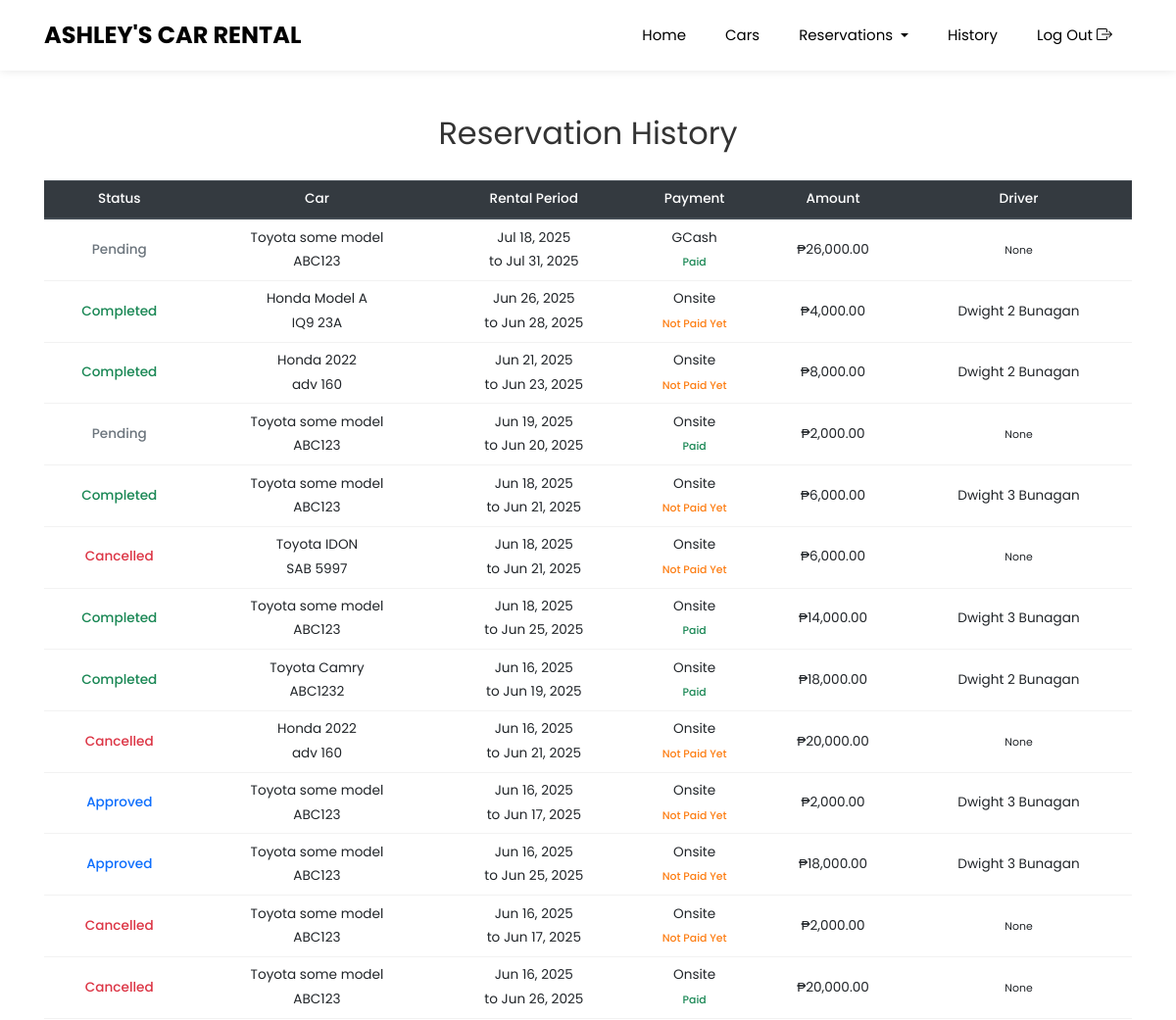
Page /user/history/ (signed in, upper part) on the earlier database version.
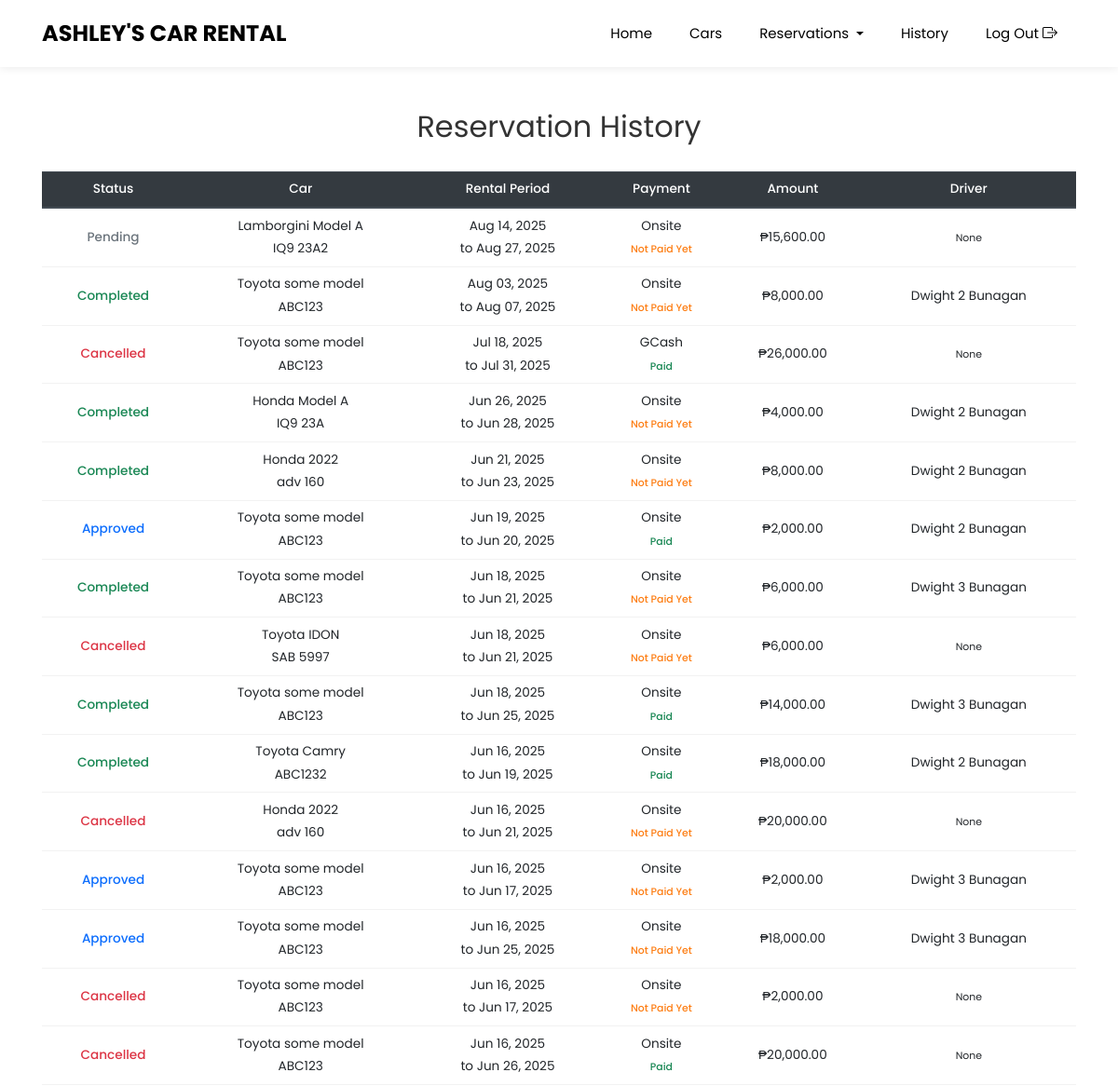
Same page on the later database version.
### administrator/models.py (models this page shows, shortened)
class Reservation(models.Model):
    STATUS_CHOICES = (
        ('pending', 'Pending'),
        ('approved', 'Approved'),
        ('cancelled', 'Cancelled'),
        ('completed', 'Completed'),
    )
    PAYMENT_CHOICES = (
        ('onsite', 'Onsite'),
        ('gcash', 'GCash'),
    )
    PAYMENT_STATUS_CHOICES = (
        ('not_paid', 'Not Paid Yet'),
        ('paid', 'Paid'),
         ('partially_paid', 'Partially Paid'),
    )
    CANCELLED_BY_CHOICES = (
        ('user', 'User'),
        ('admin', 'Admin'),
    )
    user = models.ForeignKey(User, on_delete=models.CASCADE)
    car = models.ForeignKey('Car', on_delete=models.CASCADE)
    driver = models.ForeignKey('Driver', on_delete=models.SET_NULL, null=True, blank=True)
    start_date = models.DateTimeField()
    end_date = models.DateTimeField()
    payment_method = models.CharField(max_length=10, choices=PAYMENT_CHOICES, default='onsite')
    status = models.CharField(max_length=10, choices=STATUS_CHOICES, default='pending')
    total_cost = models.DecimalField(max_digits=10, decimal_places=2, default=0.00)
    payment_status = models.CharField(max_length=20, choices=PAYMENT_STATUS_CHOICES, default='not_paid')
    is_cancelled_notif = models.BooleanField(default=False)
    is_approved_notif = models.BooleanField(default=False)
    reason_for_cancelling = models.TextField(blank=True, null=True)
    cancelled_by = models.CharField(max_length=10, choices=CANCELLED_BY_CHOICES, blank=True, null=True)
    date_completed = models.DateTimeField(null=True, blank=True)
    created_at = models.DateTimeField(auto_now_add=True)

class Car(models.Model):
    BODY_TYPES = (
        ('sedan', 'Sedan'),
        ('suv', 'SUV'),
        ('truck', 'Truck'),
        ('van', 'Van'),
        ('bus', 'Bus'),
        ('coupe', 'Coupe'),
    )
    brand = models.CharField(max_length=50)
    model = models.CharField(max_length=50)
    year = models.PositiveIntegerField()
    plate_number = models.CharField(max_length=20, unique=True)
    body_type = models.CharField(max_length=10, choices=BODY_TYPES)
    seating_capacity = models.PositiveIntegerField(
        null=True,
        blank=True,
        help_text="Number of seats available"
    )
    available = models.BooleanField(default=True)
    price_per_day = models.DecimalField(max_digits=10, decimal_places=2, help_text="Price per day in USD")
    image = models.ImageField(upload_to='car_images/', null=True, blank=True, help_text="Main image of the car")

class Driver(models.Model):
    user = models.OneToOneField(User, on_delete=models.CASCADE)
    license_number = models.CharField(max_length=50, unique=True)
    phone_number = models.CharField(max_length=15, unique=True)
    image = models.ImageField(upload_to='driver_images/', default='driver_images/default.jpg', blank=True, null=True)
    availability = models.BooleanField(default=True)  # New field for availability

### user/views.py (the view)
# urls.py: path('history/', views.reservation_history, name='reservation_history'),
@login_required
def reservation_history(request):
    reservations = Reservation.objects.filter(user=request.user).order_by('-start_date')
    context = {
        'reservations': reservations,
    }
    return render(request, 'user/history.html', context)

### driver/context_processors.py (called while the page is built, shortened)
def driver_reservation_counts(request):
    return {}

### templates/user/history.html (shortened to what this page needs)
{% extends 'user/base.html' %}
{% load humanize %}
{% block content %}
<section class="ftco-section mt-3">
    <div class="container">
        <h2 class="mb-4 text-center">Reservation History</h2>
        {% if reservations %}
            <div class="table-responsive">
                <table class="table table-hover compact-table">
                    <thead class="thead-dark">
                        <tr class="text-center">
                            <th>Status</th>
                            <th>Car</th>
                            <th>Rental Period</th>
                            <th>Payment</th>
                            <th>Amount</th>
                            <th>Driver</th>
                        </tr>
                    </thead>
                    <tbody>
                        {% for reservation in reservations %}
                        <tr class="text-center">
                            <td class="
                                {% if reservation.status == 'completed' %}status-completed
                                {% elif reservation.status == 'cancelled' %}status-cancelled
                                {% elif reservation.status == 'approved' %}status-approved
                                {% else %}status-pending
                                {% endif %}">
                                {{ reservation.get_status_display }}
                            </td>
                            <td>
                                {{ reservation.car.brand }} {{ reservation.car.model }}<br>
                               {{ reservation.car.plate_number }}
                            </td>
                            <td>
                                {{ reservation.start_date|date:"M d, Y" }}<br>
                                to {{ reservation.end_date|date:"M d, Y" }}
                            </td>
                            <td>
                                {{ reservation.get_payment_method_display }}<br>
                                <small class="
                                    {% if reservation.payment_status == 'paid' %}payment-paid
                                    {% else %}payment-not-paid
                                    {% endif %}">
                                    {{ reservation.get_payment_status_display }}
                                </small>
                            </td>
                            <td>₱{{ reservation.total_cost|floatformat:2|intcomma }}</td>
                            <td>
                                {% if reservation.driver %}
                                    {{ reservation.driver.user.first_name }} {{ reservation.driver.user.last_name }}
                                {% else %}
                                    <small>None</small>
                                {% endif %}
                            </td>
                        </tr>
                        {% endfor %}
                    </tbody>
                </table>
            </div>
        {% else %}
            <p class="text-center">You have no reservation history.</p>
        {% endif %}
    </div>
</section>
{% endblock %}

Differences in the rows shown:
added Reservation: status "Pending", car.brand "Lamborgini", car.model "Model A", car.plate_number "IQ9 23A2", start_date "Aug 14, 2025", end_date "Aug 27, 2025", payment_method "Onsite", payment_status "Not Paid Yet", total_cost "15,600.00", shows "None"
added Reservation: status "Completed", car.brand "Toyota", car.model "some model", car.plate_number "ABC123", start_date "Aug 03, 2025", end_date "Aug 07, 2025", payment_method "Onsite", payment_status "Not Paid Yet", total_cost "8,000.00", driver.user.first_name "Dwight 2", driver.user.last_name "Bunagan"
changed Reservation "Jul 18, 2025": status "Pending" → "Cancelled"
changed Reservation "Jun 20, 2025": status "Pending" → "Approved"; driver.user.first_name (not shown) → "Dwight 2"; driver.user.last_name (not shown) → "Bunagan"; no longer shows "None"
